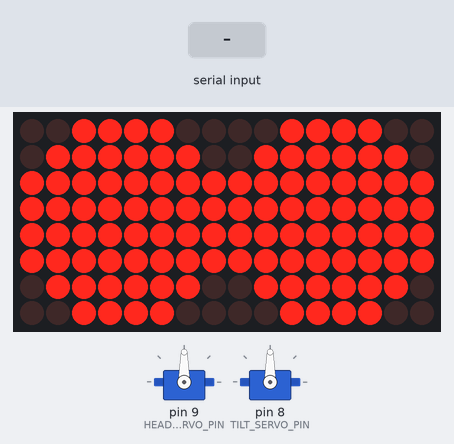
Bench run of a sketch on a simulated Arduino Nano, built with avr-gcc and run on an emulated ATmega328P. Shown: 2 × servo, 16×8 LED matrix. The inputs (shaded band) are chosen by the test bench.

Above: at 2.6 s.
2.7 s: "HEAD:RIGHT\n" received over Serial
At 4.6 s:
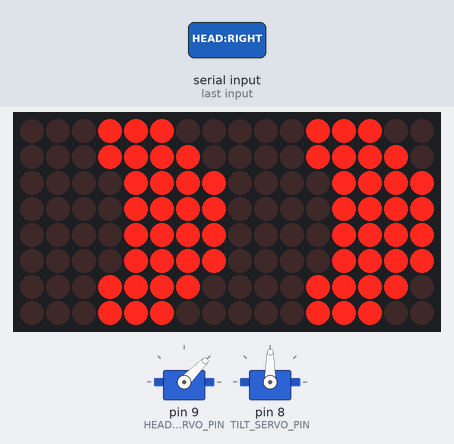
5.5 s: "HEAD:LEFT\n" received over Serial
At 7.61 s:
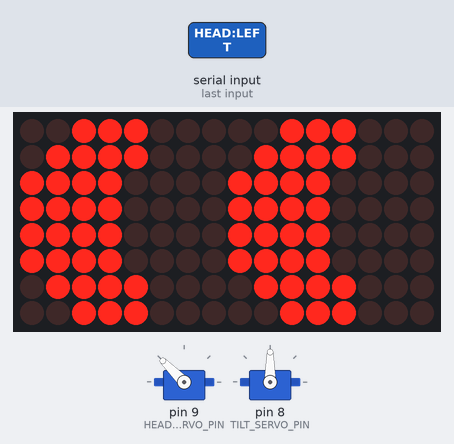
7.8 s: "HEAD:UP\n" received over Serial
At 9.2 s:
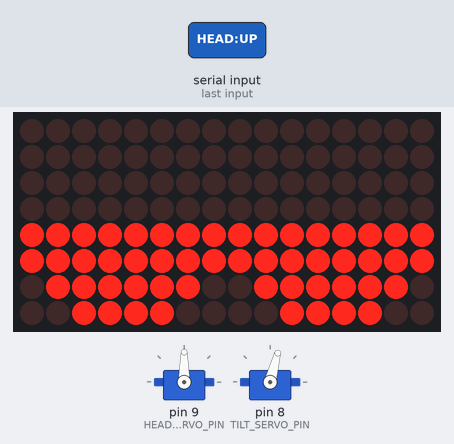
10.3 s: "HEAD:DOWN\n" received over Serial
At 13.0 s:
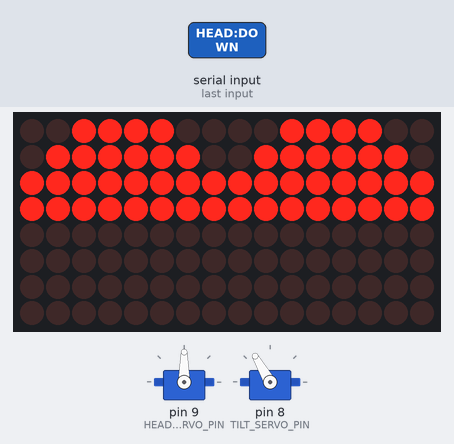
13.3 s: "HEAD:CENTER\n" received over Serial
At 14.08 s:
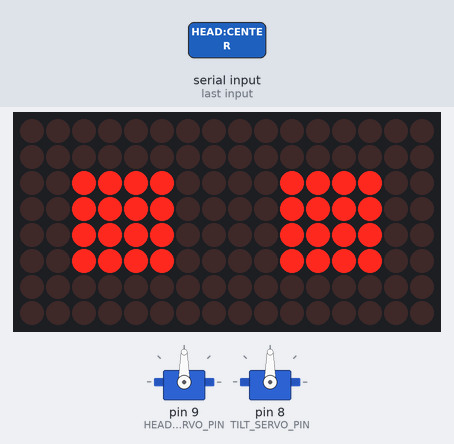
Timing chart, 0 to 16.3 s (numbered marks = the images above; inputs shaded):
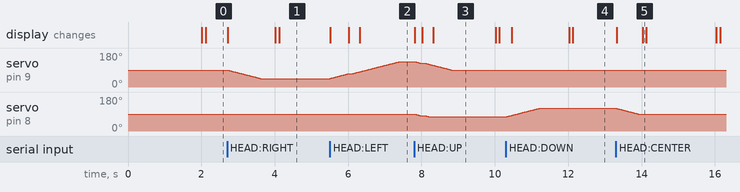

Measured:
- after the input at 2.7 s, servo on pin 9 (HEAD_SERVO_PIN): moves from 90° to 45° over 0.89 s, starting at once; the display: changes at once (image 1)
- after the input at 5.5 s, servo on pin 9 (HEAD_SERVO_PIN): moves from 45° to 135° over 1.9 s, starting at once; the display: changes at once (image 2)
- after the input at 7.8 s, servo on pin 9 (HEAD_SERVO_PIN): moves from 135° to 90° over 1.0 s, starting at once; servo on pin 8 (TILT_SERVO_PIN): moves from 90° to 75° over 0.39 s, starting at once; the display: changes at once (image 3)
- after the input at 10.3 s, servo on pin 8 (TILT_SERVO_PIN): moves from 75° to 120° over 0.89 s, starting at once; the display: changes after 0.17 s (image 4)
- after the input at 13.3 s, servo on pin 8 (TILT_SERVO_PIN): moves from 120° to 90° over 0.59 s, starting at once; the display: first changes at once (image 5 shows a later state)

The sketch:

head_sketch.ino
```cpp
#include <LedControl.h>
#include <Servo.h>

// Подключение: DIN = 12, CLK = 13, CS = 10, 2 матрицы (Arduino Nano)
LedControl lc = LedControl(12, 13, 10, 2);

// Серво приводы для поворота и наклона головы
Servo headServo;        // Поворот влево-вправо (yaw)
Servo tiltServo;        // Наклон вверх-вниз (pitch)
const int HEAD_SERVO_PIN = 9;
const int TILT_SERVO_PIN = 8;

// Позиции серво для поворота (yaw)
const int HEAD_CENTER = 90;
const int HEAD_LEFT = 135;
const int HEAD_RIGHT = 45;

// Позиции серво для наклона (pitch)
const int TILT_CENTER = 90;
const int TILT_UP = 75;
const int TILT_DOWN = 120;

// === Состояния ===
String currentMode = "ACTION";  // Текущий режим
unsigned long lastBlink = 0;     // Время последнего моргания
byte* currentEyePattern; // Текущий паттерн глаз

// === Плавное движение серво ===
int currentHeadPos = HEAD_CENTER;    // Текущая позиция поворота
int currentTiltPos = TILT_CENTER;    // Текущая позиция наклона
int targetHeadPos = HEAD_CENTER;     // Целевая позиция поворота
int targetTiltPos = TILT_CENTER;     // Целевая позиция наклона
unsigned long lastServoUpdate = 0;   // Время последнего обновления серво
const int SERVO_SPEED = 1;           // Скорость движения (градусы за шаг)

// === Большие круглые глаза (ACTION) ===
byte bigEyeOpen[8] = {
  B00111100,
  B01111110,
  B11111111,
  B11111111,
  B11111111,
  B11111111,
  B01111110,
  B00111100
};

byte bigEyeClosed[8] = {
  B00000000,
  B00000000,
  B00111100,
  B00111100,
  B00111100,
  B00111100,
  B00000000,
  B00000000
};

byte bigEyeUp[8] = {
  B00111100,
  B01111110,
  B11111111,
  B11111111,
  B00000000,
  B00000000,
  B00000000,
  B00000000
};

byte bigEyeDown[8] = {
  B00000000,
  B00000000,
  B00000000,
  B00000000,
  B11111111,
  B11111111,
  B01111110,
  B00111100
};

byte bigEyeLeft[8] = {
  B00111000,
  B01111000,
  B11110000,
  B11110000,
  B11110000,
  B11110000,
  B01111000,
  B00111000
};

byte bigEyeRight[8] = {
  B00011100,
  B00011110,
  B00001111,
  B00001111,
  B00001111,
  B00001111,
  B00011110,
  B00011100
};

// === Плавное движение серво ===
void updateServoPositions() {
  unsigned long currentTime = millis();

  // Обновляем позиции каждые 15мс для плавности
  if (currentTime - lastServoUpdate > 15) {
    bool moved = false;

    // Плавно двигаем поворот головы
    if (currentHeadPos < targetHeadPos) {
      currentHeadPos += SERVO_SPEED;
      if (currentHeadPos > targetHeadPos) currentHeadPos = targetHeadPos;
      moved = true;
    } else if (currentHeadPos > targetHeadPos) {
      currentHeadPos -= SERVO_SPEED;
      if (currentHeadPos < targetHeadPos) currentHeadPos = targetHeadPos;
      moved = true;
    }

    // Плавно двигаем наклон головы
    if (currentTiltPos < targetTiltPos) {
      currentTiltPos += SERVO_SPEED;
      if (currentTiltPos > targetTiltPos) currentTiltPos = targetTiltPos;
      moved = true;
    } else if (currentTiltPos > targetTiltPos) {
      currentTiltPos -= SERVO_SPEED;
      if (currentTiltPos < targetTiltPos) currentTiltPos = targetTiltPos;
      moved = true;
    }

    // Применяем изменения только если были движения
    if (moved) {
      headServo.write(currentHeadPos);
      tiltServo.write(currentTiltPos);
    }

    lastServoUpdate = currentTime;
  }
}

// Установка целевых позиций серво
void setServoTargets(int headTarget, int tiltTarget) {
  targetHeadPos = headTarget;
  targetTiltPos = tiltTarget;
}

// Отображение одного глаза на указанной матрице
void showFace(int device, byte *face) {
  for (int row = 0; row < 8; row++) {
    lc.setRow(device, row, face[row]);
  }
}

// Отображение на обеих матрицах
void showBoth(byte *face) {
  showFace(0, face);  // Левый
  showFace(1, face);  // Правый
}

// Анимация ACTION - активные большие глаза (только моргание)
void actionAnimation() {
  unsigned long currentTime = millis();

  // Моргание каждые 2 секунды
  if (currentTime - lastBlink > 2000) {
    showBoth(bigEyeClosed);
    delay(100);
    showBoth(currentEyePattern); // Возвращаем текущий паттерн вместо bigEyeOpen
    lastBlink = currentTime;
  }
}

// === Инициализация ===
void setup() {
  Serial.begin(9600);

  // Инициализация серво
  headServo.attach(HEAD_SERVO_PIN);
  tiltServo.attach(TILT_SERVO_PIN);

  // Устанавливаем начальные позиции серво
  currentHeadPos = HEAD_CENTER;
  currentTiltPos = TILT_CENTER;
  targetHeadPos = HEAD_CENTER;
  targetTiltPos = TILT_CENTER;
  headServo.write(HEAD_CENTER);
  tiltServo.write(TILT_CENTER);

  // Инициализация матриц
  for (int i = 0; i < 2; i++) {
    lc.shutdown(i, false);     // Включить матрицу
    lc.setIntensity(i, 15);    // Яркость увеличена до максимума (0–15)
    lc.clearDisplay(i);        // Очистить
  }

  // Начальное состояние
  currentEyePattern = bigEyeOpen;
  showBoth(currentEyePattern);
}

void loop() {
  // Проверка команд из Serial
  while (Serial.available()) {
    String command = Serial.readStringUntil('\n');
    command.trim();

    // Пропускаем пустые команды
    if (command.length() == 0) continue;

    if (command == "ACTION") {
      if (currentMode != "ACTION") {
        currentMode = "ACTION";
        currentEyePattern = bigEyeOpen;
        showBoth(currentEyePattern);
        setServoTargets(HEAD_CENTER, TILT_CENTER);
        lastBlink = millis();
      }
    } else if (command == "HEAD:RIGHT") {
      // Поворот головы вправо
      setServoTargets(HEAD_RIGHT, TILT_CENTER);
      currentEyePattern = bigEyeRight;
      showBoth(currentEyePattern);
    } else if (command == "HEAD:LEFT") {
      // Поворот головы влево
      setServoTargets(HEAD_LEFT, TILT_CENTER);
      currentEyePattern = bigEyeLeft;
      showBoth(currentEyePattern);
    } else if (command == "HEAD:CENTER") {
      // Возврат головы в центр
      setServoTargets(HEAD_CENTER, TILT_CENTER);
      currentEyePattern = bigEyeOpen;
      showBoth(currentEyePattern);
    } else if (command == "HEAD:UP") {
      // Наклон головы вверх
      setServoTargets(HEAD_CENTER, TILT_UP);
      currentEyePattern = bigEyeDown;  // Паттерн bigEyeDown показывает глаза вверх
      showBoth(currentEyePattern);
    } else if (command == "HEAD:DOWN") {
      // Наклон головы вниз
      setServoTargets(HEAD_CENTER, TILT_DOWN);
      currentEyePattern = bigEyeUp;    // Паттерн bigEyeUp показывает глаза вниз
      showBoth(currentEyePattern);
    }
  }

  // Выполнение анимации в зависимости от режима
  if (currentMode == "ACTION") {
    actionAnimation();
  }

  // Обновление плавного движения серво
  updateServoPositions();

  delay(10);  // Уменьшенная задержка для более плавного движения
}
```
